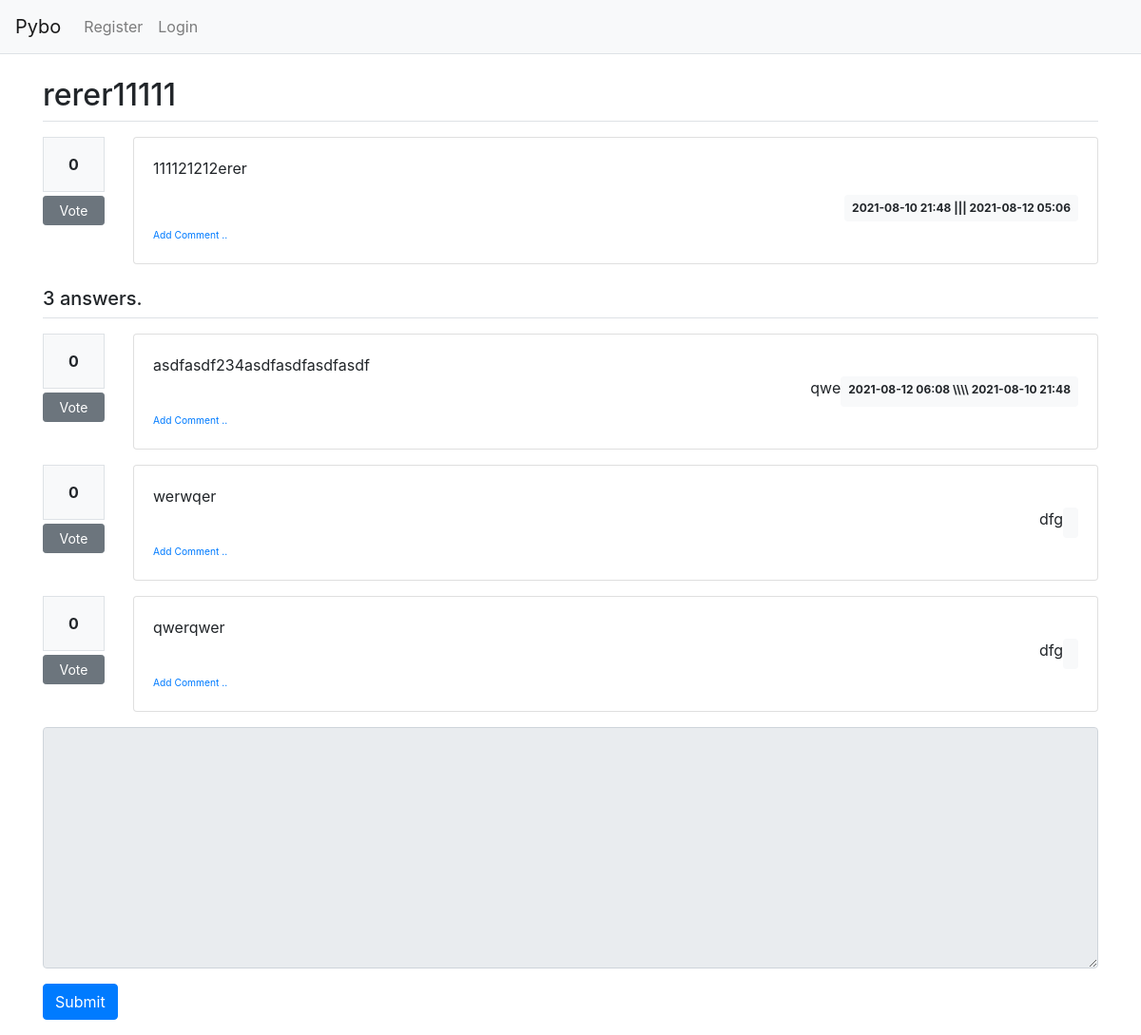
The page /question/detail/1 on the database as committed earlier.
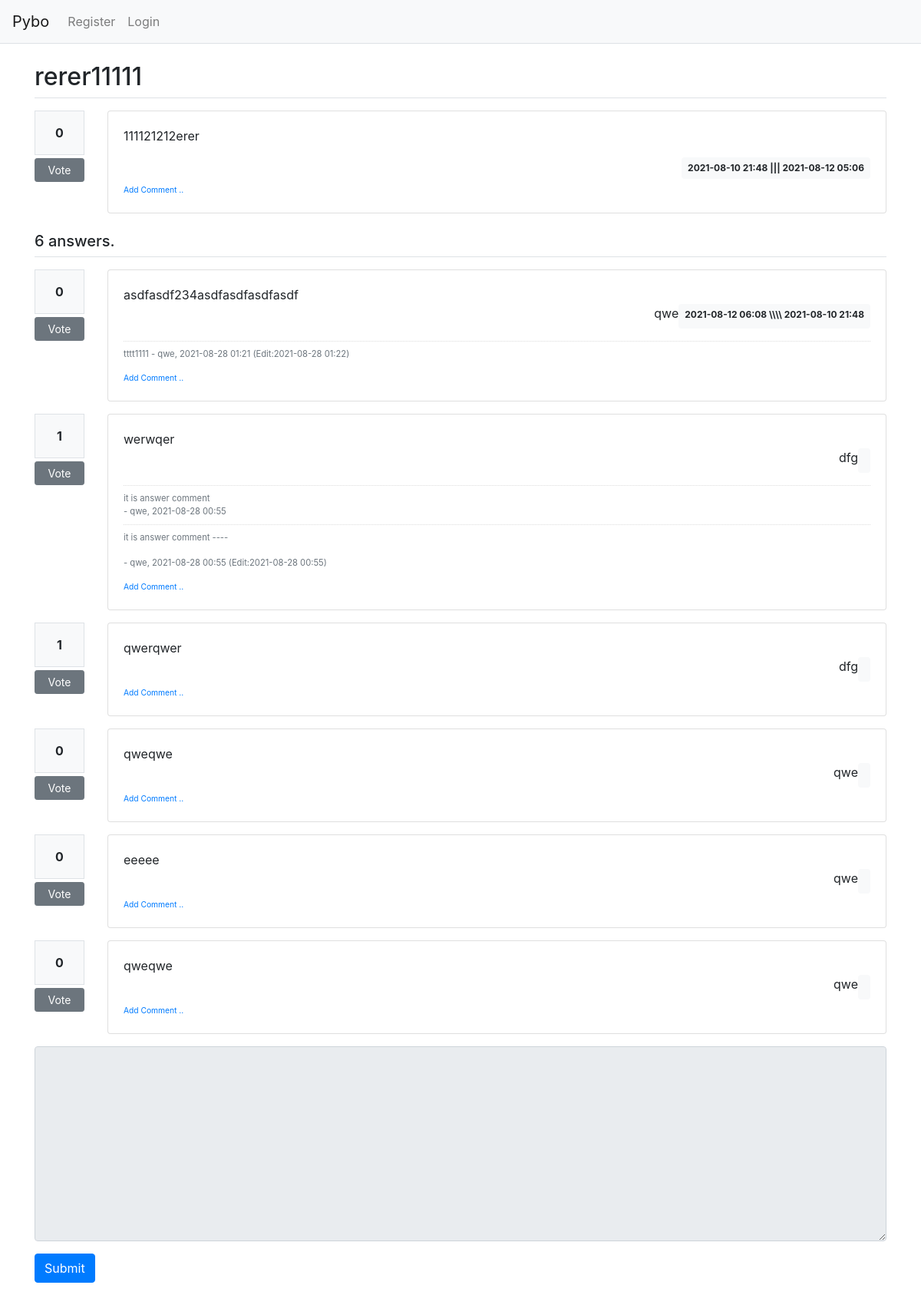
The same page on the database as committed later.
### pybo/models.py (models this page shows)
class Answer(db.Model):
    id=db.Column(db.Integer, primary_key=True)
    question_id=db.Column(db.Integer, db.ForeignKey('question.id', ondelete='CASCADE'))
    question=db.relationship('Question', backref=db.backref('answer_set'))
    content=db.Column(db.Text(), nullable=False)
    create_date=db.Column(db.DateTime(), nullable=False)
    user_id=db.Column(db.Integer, db.ForeignKey('user.id', ondelete='CASCADE'), nullable=False)
    user=db.relationship('User', backref=db.backref('answer_set'))
    modify_date = db.Column(db.DateTime(), nullable=True)
    voter=db.relationship('User', secondary=answer_voter, backref=db.backref('answer_voter_set'))

class User(db.Model):
    id=db.Column(db.Integer, primary_key=True)
    username=db.Column(db.String(150), unique=True, nullable=False)
    password=db.Column(db.String(250), nullable=False)
    email=db.Column(db.String(250), unique=True, nullable=False)

class Comment(db.Model):
    id=db.Column(db.Integer, primary_key=True)
    user_id=db.Column(db.Integer, db.ForeignKey('user.id', ondelete='CASCADE'), nullable=False)
    user=db.relationship('User', backref=db.backref('comment_set'))
    content=db.Column(db.Text(), nullable=False)
    create_date=db.Column(db.DateTime(), nullable=False)
    modify_date=db.Column(db.DateTime())
    question_id=db.Column(db.Integer, db.ForeignKey('question.id', ondelete='CASCADE'), nullable=True)
    question=db.relationship('Question', backref=db.backref('comment_set'))
    answer_id=db.Column(db.Integer, db.ForeignKey('answer.id', ondelete="CASCADE"), nullable=True)
    answer=db.relationship('Answer', backref=db.backref('comment_set'))

### pybo/views/question_view.py (the view)
@bp.route('/detail/<int:id>')
def detail(id):
    form=AnswerForm()
    question=Question.query.get_or_404(id)
    return render_template('question/detail.html', question=question, form=form)

### pybo/forms.py
class AnswerForm(FlaskForm):
    content = TextAreaField('content', validators=[DataRequired('content is required field')])

### pybo/filter.py (called while the page is built)
def format_datetime(value, fmt="%Y-%m-%d %H:%M"):
    return value.strftime(fmt)

### pybo/views/auth.py (called while the page is built)
@bp.before_app_request
def load_logged_in_user():
    user_id=session.get('user_id')
    if user_id:
        user=User.query.get(user_id)
        g.user=user
    else:
        g.user=None

### pybo/templates/question/detail.html (shortened to what this page needs)
{% extends 'base.html' %}
{% block content %}
<div class="container my-3">
    <h2 class="border-bottom py-2">{{ question.subject }}</h2>
    <div class="row my-3">
        <div class="col-1">
            <div class="bg-light text-center p-3 border font-weight-bolder mb-1">{{ question.voter|length }}</div>
            <a href="#" data-uri="{{ url_for('vote.question', question_id=question.id) }}"
               class="recommend btn btn-sm btn-secondary btn-block my-1">Vote</a>
        </div>
        <div class="col-11">
            <div class="card">
                <div class="card-body">
                    <div class="card-text" style="white-space: pre-line;">{{ question.content|markdown }}</div>
                    <div class="d-flex justify-content-end">
                        <div class="badge badge-light p-2">
                            {{ question.create_date|date_time }}
                            |||
                            {% if question.modify_date %}
                            {{ question.modify_date|date_time }}
                            {% endif %}
                        </div>
                    </div>
                    <div>
                        <a href="{{ url_for('comment.create_question', question_id=question.id) }}"
                           class="small"><small>Add Comment ..</small></a>
                    </div>
                </div>
            </div>
        </div>
    </div>
    <h5 class="border-bottom my-3 py-2">{{ question.answer_set|length }} answers.</h5>
    {% for answer in question.answer_set %}
    <div class="row my-3">
        <div class="col-1">
            <div class="bg-light text-center p-3 border font-weight-bolder mb-1">{{ answer.voter|length }}</div>
            <a href="#" data-uri="{{ url_for('vote.answer', answer_id=answer.id) }}"
                class="recommend btn btn-sm btn-secondary btn-block my-1">Vote</a>
        </div>
        <div class="col-11">
            <div class="card">
                <div class="card-body">
                    <div class="card-text" style="white-space: pre-line;">{{ answer.content }}</div>
                    <div class="d-flex justify-content-end">
                        <div class="mb-2">{{ answer.user.username }}</div>
                        <div class="badge badge-light p-2">
                            {% if answer.modify_date %}
                            {{ answer.modify_date|date_time }}
                            \\\\
                            {{ answer.create_date|date_time }}
                            {% endif %}
                        </div>
                    </div>
                    {% if answer.comment_set|length > 0 %}
                    <div class="mt-3">
                    {% for comment in answer.comment_set %}
                        <div class="comment py-2 text-muted">
                            <span style="white-space: pre-line;">{{ comment.content }}</span>
                            <span>
                                - {{ comment.user.username }}, {{ comment.create_date|date_time }}
                                {% if comment.modify_date %}
                                (Edit:{{ comment.modify_date|date_time }})
                                {% endif %}
                            </span>
                        </div>
                    {% endfor %}
                    </div>
                    {% endif %}
                    <div>
                        <a href="{{ url_for('comment.create_answer', answer_id=answer.id) }}"
                           class="small"><small>Add Comment ..</small></a>
                    </div>
                </div>
            </div>
        </div>
    </div>
    {% endfor %}
    <form action="{{ url_for('answer.create', question_id=question.id) }}" method="post" class="my-3">
        <div class="form-group">
            <textarea name="content" id="content" class="form-control" rows="10" {% if not g.user %} disabled {% endif %} ></textarea>
        </div>
        <input type="submit" value="Submit" class="btn btn-primary">
    </form>
</div>
{% endblock %}

Rows that differ between the two databases and show on the page:
added Comment: content "tttt1111", user.username "qwe", create_date "2021-08-28 01:21", modify_date "2021-08-28 01:22", shown under Answer "asdfasdf234asdfasdfasdfasdf"
computed for Answer "werwqer": voter|length "0" → "1"
added Comment: content "it is answer comment", user.username "qwe", create_date "2021-08-28 00:55", shown under Answer "werwqer"
added Comment: content "it is answer comment ----", user.username "qwe", create_date "2021-08-28 00:55", modify_date "2021-08-28 00:55", shown under Answer "werwqer"
computed for Answer "qwerqwer": voter|length "0" → "1"
added Answer: voter|length "0", content "qweqwe", user.username "qwe"
added Answer: voter|length "0", content "eeeee", user.username "qwe"
added Answer: voter|length "0", content "qweqwe", user.username "qwe"
Other text that changed with them:
{{ question.answer_set|length }}: "3" → "6"
